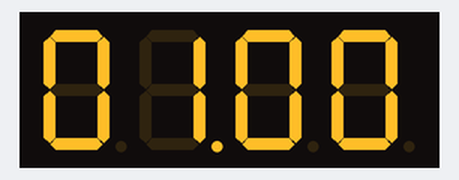
The sketch below on a simulated Arduino Uno, built with avr-gcc and run on an emulated ATmega328P. Parts: 4-digit seven-segment display. Wiring (inferred from the names in the program): 4-digit 7-segment display, segments lit when HIGH: segments pin 12, pin 8, pin 4, pin 6, pin 7, pin 11, pin 3, pin 5; digit selects pin 13, pin 10, pin 9, pin 2. The segment pins are drawn as the display they are named for.

Above: at 0.1 s.
At 5.1 s:
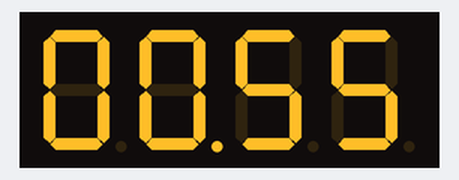
At 10.1 s:
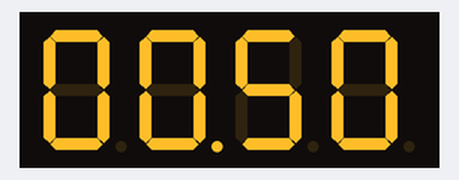
At 19.1 s:
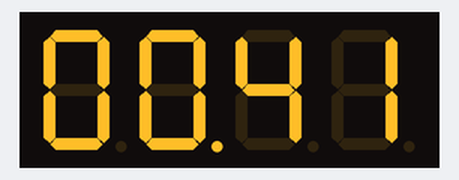
At 29.1 s:
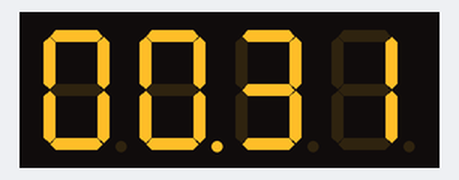
At 38.1 s:
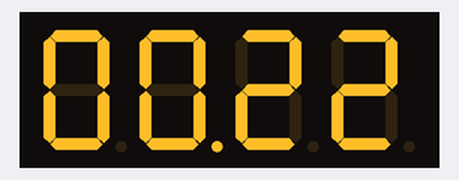

The sketch:

7segment4digit_countdown_minuteSecond.ino
```cpp
int pinA=12;
int pinB=8;
int pinC=4;
int pinD=6;
int pinE=7;
int pinF=11;
int pinG=3;
int pinDP=5;
int switch1=2;
int switch10=9;
int switch100=10;
int switch1000=13;
void displayNum(int num, int digit, int state){
  switch (num){
    case 0:
    digitalWrite(pinA,state);
    digitalWrite(pinB,state);
    digitalWrite(pinC,state);
    digitalWrite(pinD,state);
    digitalWrite(pinE,state);
    digitalWrite(pinF,state);
    digitalWrite(pinG,0);
    if(digit==1){
      digitalWrite(switch1,0);
      digitalWrite(switch10,1);
      digitalWrite(switch100,1);
      digitalWrite(switch1000,1);
    }
    if(digit==10){
      digitalWrite(switch1,1);
      digitalWrite(switch10,0);
      digitalWrite(switch100,1);
      digitalWrite(switch1000,1);
    }
    if(digit==100){
      digitalWrite(switch1,1);
      digitalWrite(switch10,1);
      digitalWrite(switch100,0);
      digitalWrite(switch1000,1);
    }
    if(digit==1000){
      digitalWrite(switch1,1);
      digitalWrite(switch10,1);
      digitalWrite(switch100,1);
      digitalWrite(switch1000,0);
    }
    break;
    case 1:
    digitalWrite(pinA,0);
    digitalWrite(pinB,state);
    digitalWrite(pinC,state);
    digitalWrite(pinD,0);
    digitalWrite(pinE,0);
    digitalWrite(pinF,0);
    digitalWrite(pinG,0);
    if(digit==1){
      digitalWrite(switch1,0);
      digitalWrite(switch10,1);
      digitalWrite(switch100,1);
      digitalWrite(switch1000,1);
    }
    if(digit==10){
      digitalWrite(switch1,1);
      digitalWrite(switch10,0);
      digitalWrite(switch100,1);
      digitalWrite(switch1000,1);
    }
    if(digit==100){
      digitalWrite(switch1,1);
      digitalWrite(switch10,1);
      digitalWrite(switch100,0);
      digitalWrite(switch1000,1);
    }
    if(digit==1000){
      digitalWrite(switch1,1);
      digitalWrite(switch10,1);
      digitalWrite(switch100,1);
      digitalWrite(switch1000,0);
    }
    break;
    case 2:
    digitalWrite(pinA,state);
    digitalWrite(pinB,state);
    digitalWrite(pinC,0);
    digitalWrite(pinD,state);
    digitalWrite(pinE,state);
    digitalWrite(pinF,0);
    digitalWrite(pinG,state);
    if(digit==1){
      digitalWrite(switch1,0);
      digitalWrite(switch10,1);
      digitalWrite(switch100,1);
      digitalWrite(switch1000,1);
    }
    if(digit==10){
      digitalWrite(switch1,1);
      digitalWrite(switch10,0);
      digitalWrite(switch100,1);
      digitalWrite(switch1000,1);
    }
    if(digit==100){
      digitalWrite(switch1,1);
      digitalWrite(switch10,1);
      digitalWrite(switch100,0);
      digitalWrite(switch1000,1);
    }
    if(digit==1000){
      digitalWrite(switch1,1);
      digitalWrite(switch10,1);
      digitalWrite(switch100,1);
      digitalWrite(switch1000,0);
    }
    break;
    case 3:
    digitalWrite(pinA,state);
    digitalWrite(pinB,state);
    digitalWrite(pinC,state);
    digitalWrite(pinD,state);
    digitalWrite(pinE,0);
    digitalWrite(pinF,0);
    digitalWrite(pinG,state);
    if(digit==1){
      digitalWrite(switch1,0);
      digitalWrite(switch10,1);
      digitalWrite(switch100,1);
      digitalWrite(switch1000,1);
    }
    if(digit==10){
      digitalWrite(switch1,1);
      digitalWrite(switch10,0);
      digitalWrite(switch100,1);
      digitalWrite(switch1000,1);
    }
    if(digit==100){
      digitalWrite(switch1,1);
      digitalWrite(switch10,1);
      digitalWrite(switch100,0);
      digitalWrite(switch1000,1);
    }
    if(digit==1000){
      digitalWrite(switch1,1);
      digitalWrite(switch10,1);
      digitalWrite(switch100,1);
      digitalWrite(switch1000,0);
    }
    break;
    case 4:
    digitalWrite(pinA,0);
    digitalWrite(pinB,state);
    digitalWrite(pinC,state);
    digitalWrite(pinD,0);
    digitalWrite(pinE,0);
    digitalWrite(pinF,state);
    digitalWrite(pinG,state);
    if(digit==1){
      digitalWrite(switch1,0);
      digitalWrite(switch10,1);
      digitalWrite(switch100,1);
      digitalWrite(switch1000,1);
    }
    if(digit==10){
      digitalWrite(switch1,1);
      digitalWrite(switch10,0);
      digitalWrite(switch100,1);
      digitalWrite(switch1000,1);
    }
    if(digit==100){
      digitalWrite(switch1,1);
      digitalWrite(switch10,1);
      digitalWrite(switch100,0);
      digitalWrite(switch1000,1);
    }
    if(digit==1000){
      digitalWrite(switch1,1);
      digitalWrite(switch10,1);
      digitalWrite(switch100,1);
      digitalWrite(switch1000,0);
    }
    break;
    case 5:
    digitalWrite(pinA,state);
    digitalWrite(pinB,0);
    digitalWrite(pinC,state);
    digitalWrite(pinD,state);
    digitalWrite(pinE,0);
    digitalWrite(pinF,state);
    digitalWrite(pinG,state);
    if(digit==1){
      digitalWrite(switch1,0);
      digitalWrite(switch10,1);
      digitalWrite(switch100,1);
      digitalWrite(switch1000,1);
    }
    if(digit==10){
      digitalWrite(switch1,1);
      digitalWrite(switch10,0);
      digitalWrite(switch100,1);
      digitalWrite(switch1000,1);
    }
    if(digit==100){
      digitalWrite(switch1,1);
      digitalWrite(switch10,1);
      digitalWrite(switch100,0);
      digitalWrite(switch1000,1);
    }
    if(digit==1000){
      digitalWrite(switch1,1);
      digitalWrite(switch10,1);
      digitalWrite(switch100,1);
      digitalWrite(switch1000,0);
    }
    break;
    case 6:
    digitalWrite(pinA,state);
    digitalWrite(pinB,0);
    digitalWrite(pinC,state);
    digitalWrite(pinD,state);
    digitalWrite(pinE,state);
    digitalWrite(pinF,state);
    digitalWrite(pinG,state);
    if(digit==1){
      digitalWrite(switch1,0);
      digitalWrite(switch10,1);
      digitalWrite(switch100,1);
      digitalWrite(switch1000,1);
    }
    if(digit==10){
      digitalWrite(switch1,1);
      digitalWrite(switch10,0);
      digitalWrite(switch100,1);
      digitalWrite(switch1000,1);
    }
    if(digit==100){
      digitalWrite(switch1,1);
      digitalWrite(switch10,1);
      digitalWrite(switch100,0);
      digitalWrite(switch1000,1);
    }
    if(digit==1000){
      digitalWrite(switch1,1);
      digitalWrite(switch10,1);
      digitalWrite(switch100,1);
      digitalWrite(switch1000,0);
    }
    break;
    case 7:
    digitalWrite(pinA,state);
    digitalWrite(pinB,state);
    digitalWrite(pinC,state);
    digitalWrite(pinD,0);
    digitalWrite(pinE,0);
    digitalWrite(pinF,0);
    digitalWrite(pinG,0);
    if(digit==1){
      digitalWrite(switch1,0);
      digitalWrite(switch10,1);
      digitalWrite(switch100,1);
      digitalWrite(switch1000,1);
    }
    if(digit==10){
      digitalWrite(switch1,1);
      digitalWrite(switch10,0);
      digitalWrite(switch100,1);
      digitalWrite(switch1000,1);
    }
    if(digit==100){
      digitalWrite(switch1,1);
      digitalWrite(switch10,1);
      digitalWrite(switch100,0);
      digitalWrite(switch1000,1);
    }
    if(digit==1000){
      digitalWrite(switch1,1);
      digitalWrite(switch10,1);
      digitalWrite(switch100,1);
      digitalWrite(switch1000,0);
    }
    break;
    case 8:
    digitalWrite(pinA,state);
    digitalWrite(pinB,state);
    digitalWrite(pinC,state);
    digitalWrite(pinD,state);
    digitalWrite(pinE,state);
    digitalWrite(pinF,state);
    digitalWrite(pinG,state);
    if(digit==1){
      digitalWrite(switch1,0);
      digitalWrite(switch10,1);
      digitalWrite(switch100,1);
      digitalWrite(switch1000,1);
    }
    if(digit==10){
      digitalWrite(switch1,1);
      digitalWrite(switch10,0);
      digitalWrite(switch100,1);
      digitalWrite(switch1000,1);
    }
    if(digit==100){
      digitalWrite(switch1,1);
      digitalWrite(switch10,1);
      digitalWrite(switch100,0);
      digitalWrite(switch1000,1);
    }
    if(digit==1000){
      digitalWrite(switch1,1);
      digitalWrite(switch10,1);
      digitalWrite(switch100,1);
      digitalWrite(switch1000,0);
    }
    break;
    case 9:
    digitalWrite(pinA,state);
    digitalWrite(pinB,state);
    digitalWrite(pinC,state);
    digitalWrite(pinD,state);
    digitalWrite(pinE,0);
    digitalWrite(pinF,state);
    digitalWrite(pinG,state);
    if(digit==1){
      digitalWrite(switch1,0);
      digitalWrite(switch10,1);
      digitalWrite(switch100,1);
      digitalWrite(switch1000,1);
    }
    if(digit==10){
      digitalWrite(switch1,1);
      digitalWrite(switch10,0);
      digitalWrite(switch100,1);
      digitalWrite(switch1000,1);
    }
    if(digit==100){
      digitalWrite(switch1,1);
      digitalWrite(switch10,1);
      digitalWrite(switch100,0);
      digitalWrite(switch1000,1);
    }
    if(digit==1000){
      digitalWrite(switch1,1);
      digitalWrite(switch10,1);
      digitalWrite(switch100,1);
      digitalWrite(switch1000,0);
    }
    break;
  }
}
void displayDP(int digit, int state){
  switch(digit){
    case 1:
    digitalWrite(pinDP,1);
    digitalWrite(switch1,0);
    digitalWrite(switch10,1);
    digitalWrite(switch100,1);
    digitalWrite(switch1000,1);
    break;
    case 10:
    digitalWrite(pinDP,1);
    digitalWrite(switch1,1);
    digitalWrite(switch10,0);
    digitalWrite(switch100,1);
    digitalWrite(switch1000,1);
    break;
    case 100:
    digitalWrite(pinDP,1);
    digitalWrite(switch1,1);
    digitalWrite(switch10,1);
    digitalWrite(switch100,0);
    digitalWrite(switch1000,1);
    break;
    case 1000:
    digitalWrite(pinDP,1);
    digitalWrite(switch1,1);
    digitalWrite(switch10,1);
    digitalWrite(switch100,1);
    digitalWrite(switch1000,0);
    break;
  }
}
int a=0;
int b=0;
int c=0;
int d=1;
int e=0;
unsigned long restriction=1;
int numDisplay[4]={b,c,d,e};
int digitDisplay[4]={1,10,100,1000};
void setup() {
  // put your setup code here, to run once:
  Serial.begin(9600);
  pinMode(pinA,OUTPUT);
  pinMode(pinB,OUTPUT);
  pinMode(pinC,OUTPUT);
  pinMode(pinD,OUTPUT);
  pinMode(pinE,OUTPUT);
  pinMode(pinF,OUTPUT);
  pinMode(pinG,OUTPUT);
  pinMode(pinDP,OUTPUT);
  pinMode(switch1,OUTPUT);
  pinMode(switch10,OUTPUT);
  pinMode(switch100,OUTPUT);
  pinMode(switch1000,OUTPUT);
}
void loop(){
  for(int a=0; a<4; a++){
    displayNum(numDisplay[a],digitDisplay[a],1);
    if(a==2){
      digitalWrite(pinDP,HIGH);
    }
    delay(5);
    digitalWrite(pinDP,LOW);
    if(millis()/1000>=restriction){
      restriction=restriction+1;
      b--;
      numDisplay[0]=b;
      if(b<0){
        b=9;
        c--;
        numDisplay[0]=b;
        numDisplay[1]=c;
        if(c<0){
          c=5;
          d--;
          numDisplay[1]=c;
          numDisplay[2]=d;
          if(d<0){
            d=9;
            e--;
            numDisplay[2]=d;
            numDisplay[3]=e;
            if(e<0){
              b=0;
              c=0;
              d=0;
              e=0;
              numDisplay[0]=b;
              numDisplay[1]=c;
              numDisplay[2]=d;
              numDisplay[3]=e;

            }
          }
        }
      }
    }

  if(b==0&c==0&d==0&e==0){
    Serial.println("TIME OVER B");
    }
  }
}
```

Measured:
- what the display in image 0 shows lasts 1.1 s, from 0.0 s to 1.1 s
